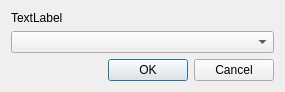
<?xml version="1.0" encoding="UTF-8"?>
<ui version="4.0">
 <class>ComboBoxDialog</class>
 <widget class="QDialog" name="ComboBoxDialog">
  <property name="geometry">
   <rect>
    <x>0</x>
    <y>0</y>
    <width>285</width>
    <height>86</height>
   </rect>
  </property>
  <property name="windowTitle">
   <string>combo_box_dialog</string>
  </property>
  <layout class="QVBoxLayout" name="verticalLayout">
   <item>
    <widget class="QLabel" name="labelDescription">
     <property name="text">
      <string>TextLabel</string>
     </property>
    </widget>
   </item>
   <item>
    <widget class="QComboBox" name="comboBox"/>
   </item>
   <item>
    <widget class="QDialogButtonBox" name="buttonBox">
     <property name="orientation">
      <enum>Qt::Horizontal</enum>
     </property>
     <property name="standardButtons">
      <set>QDialogButtonBox::Cancel|QDialogButtonBox::Ok</set>
     </property>
    </widget>
   </item>
  </layout>
 </widget>
 <resources/>
 <connections>
  <connection>
   <sender>buttonBox</sender>
   <signal>accepted()</signal>
   <receiver>ComboBoxDialog</receiver>
   <slot>accept()</slot>
   <hints>
    <hint type="sourcelabel">
     <x>248</x>
     <y>254</y>
    </hint>
    <hint type="destinationlabel">
     <x>157</x>
     <y>274</y>
    </hint>
   </hints>
  </connection>
  <connection>
   <sender>buttonBox</sender>
   <signal>rejected()</signal>
   <receiver>ComboBoxDialog</receiver>
   <slot>reject()</slot>
   <hints>
    <hint type="sourcelabel">
     <x>316</x>
     <y>260</y>
    </hint>
    <hint type="destinationlabel">
     <x>286</x>
     <y>274</y>
    </hint>
   </hints>
  </connection>
 </connections>
</ui>
